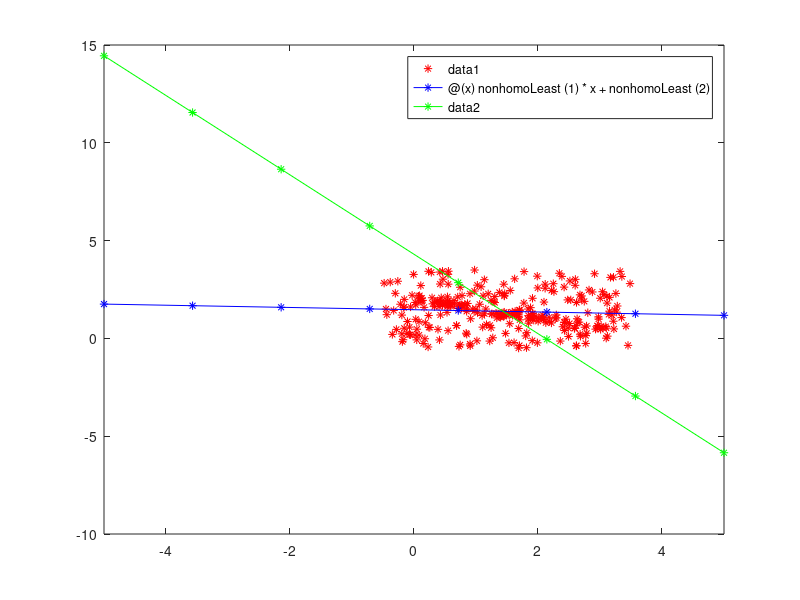

Recreate this plot in MATLAB. (Note: this script raises an error after producing the figure.)
function hw3()

close all
format compact

data = load('line_data_2.txt');
% one plot for all lines and points
figure, plot(data(:,1),data(:,2), 'r*');
hold on;
%____________Points Plotting Ends_____________________%

%nonhomo
y = data(:,2);
U = data(:,1);
U(:,2) = 1;
Ut = transpose(U);
mult = Ut * U;
multinv = inv(mult);
Ucross = multinv * Ut;
nonhomoLeast = Ucross * y; % m and b (slope and y intercept)
f1 = @(x) nonhomoLeast(1) * x + nonhomoLeast(2);
fplot(f1, 'b*-');
hold on;

% homo part
bigY = Ut * U;
eigenV = eig(bigY);
[V1, D1] = eig(bigY);
%different way to get the same thing%
[U1,S,V] = svd(U,0);
homoX = V(:,1); % end(instead of 1) for 2nd vector

%means for d%
M = mean(data);
d = homoX(1) * M(1) + homoX(2) * M(2);

f2 = @(x) (d - homoX(1) * x) / homoX(2);
fplot(f2, 'g*-');
hold off;

% slopes, intercepts, and RMS errors under both models (4 numbers per fit,
% 8 total) @35 on piazza

%RMSs
%rms nonhomo
%_______vertical_______%
funcYs = arrayfun(f1, data(:,1));
diffMat = data(:,2) - funcYs;
squaredMat = diffMat.^2;
nonhomosum = sum(squaredMat, 'all');
nonhomodivision = nonhomosum/300;
nonhomovertrms = sqrt(nonhomodivision);
nonhomovertrms

%_______perpendicular_______%
distMat = sqrt( (data(:,1) - data(:,1)).^2 + (data(:,2) - funcYs).^2);
squaredMat2 = distMat.^2;
nonhomosum2 = sum(squaredMat2, 'all');
nonhomodivision2 = nonhomosum2/300;
nonhomoperprms = sqrt(nonhomodivision2);
nonhomoperprms


%THIS COMMENT STUB STATES THAT 
%THIS CODE IS THE PROPERTY OF OMAR R.G. (UofA Student)

%rms homo
%_______vertical_______%
func2Ys = arrayfun(f2, data(:,1));
diffMathomo = data(:,2) - func2Ys;
squaredMathomo = diffMathomo.^2;
homosum = sum(squaredMathomo, 'all');
homodivision = homosum/300;
homovertrms = sqrt(homodivision);
homovertrms

%_______perpendicular_______%
distMat2 = sqrt( (data(:,1) - data(:,1)).^2 + (data(:,2) - func2Ys).^2);
squaredMathomo2 = distMat2.^2;
homosum2 = sum(squaredMathomo2, 'all');
homodivision2 = homosum2/300;
homoperprms = sqrt(homodivision2);
homoperprms

%________slopes and intercepts________%
%__NONHOMO__%
nonhomoSnI = polyfit(data(:,1),funcYs,1);
nonhomoslope = nonhomoSnI(1);
nonhomointercept = nonhomoSnI(2);
nonhomoslope
nonhomointercept

%__HOMO__%
homoSnI = polyfit(data(:,1),func2Ys,1);
%[func2Ys data(:,1)] for manual checking
homoslope = homoSnI(1);
homointercept = homoSnI(2);
homoslope
homointercept

end